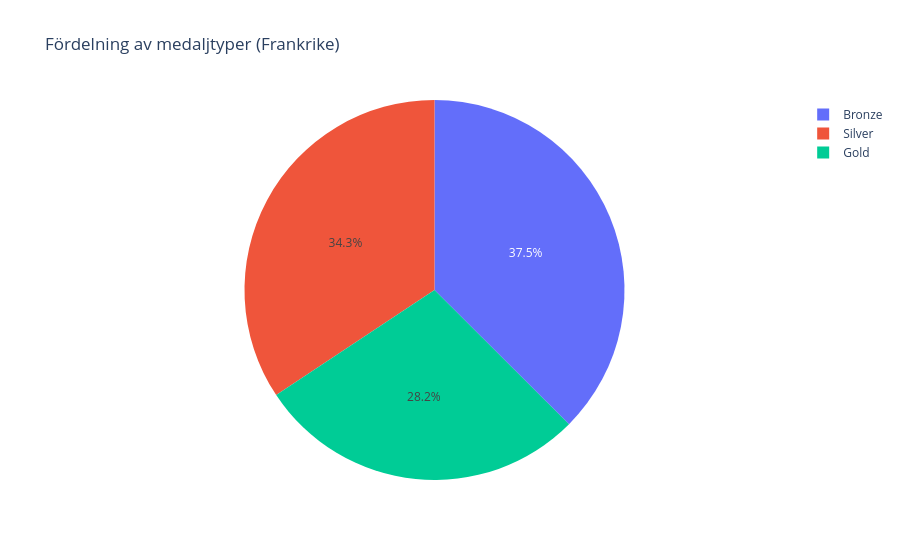

Notebook source saved alongside this figure:
### Code cell
medal_types = (
    country_df.dropna(subset=['Medal'])
    .groupby('Medal')
    .size()
    .reset_index(name='Antal')
)

fig = px.pie(medal_types,
             names='Medal',
             values='Antal',
             title='Fördelning av medaljtyper (Frankrike)')
fig.show()

### Figure 1 — Plotly figure (JSON) as saved in the notebook; plotly's stock layout.template omitted (floating-point values rounded to 4 significant figures)
{"data": [{"domain": {"x": [0, 1], "y": [0, 1]}, "hovertemplate": "Medal=%{label}<br>Antal=%{value}<extra></extra>", "labels": ["Bronze", "Gold", "Silver"], "legendgroup": "", "name": "", "showlegend": true, "type": "pie", "values": [666, 501, 610]}], "layout": {"legend": {"tracegroupgap": 0}, "title": {"text": "Fördelning av medaljtyper (Frankrike)"}}}
